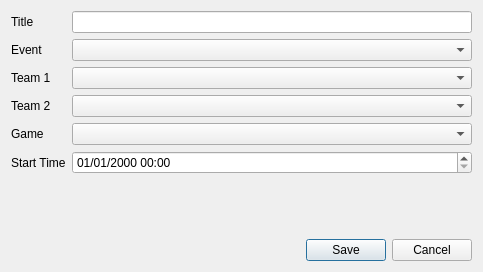
 <widget class="QDialog" name="Rundown">
  <property name="geometry">
   <rect>
    <x>0</x>
    <y>0</y>
    <width>483</width>
    <height>272</height>
   </rect>
  </property>
  <property name="windowTitle">
   <string>Rundown</string>
  </property>
  <property name="styleSheet">
   <string notr="true">/*
 * General.
 */
*::indicator
{
    background-color: rgba(55, 55, 55, 255);
    border-color: rgba(42, 42, 42, 255);
    border-style: solid;
    border-width: 1px;
}
*::indicator:checked
{
    image: url(:/Graphics/Images/CheckboxChecked.png);
}
*::menu-indicator
{
    image: url(:/Graphics/Images/ArrowDown.png);
}
*::down-arrow
{
    image: url(:/Graphics/Images/ArrowDown.png);
}
*::down-arrow:disabled
{
    image: url(:/Graphics/Images/ArrowDownDisabled.png);
}
*::down-arrow:off
{
    image: url(:/Graphics/Images/ArrowDownDisabled.png);
}
*::up-arrow
{
    image: url(:/Graphics/Images/ArrowUp.png);
}
*::up-arrow:disabled
{
    image: url(:/Graphics/Images/ArrowUpDisabled.png);
}
*::up-arrow:off
{
    image: url(:/Graphics/Images/ArrowUpDisabled.png);
}
*::left-arrow
{
    image: url(:/Graphics/Images/ArrowLeft.png);
}
*::left-arrow:disabled
{
    image: url(:/Graphics/Images/ArrowLeftDisabled.png);
}
*::left-arrow:off
{
    image: url(:/Graphics/Images/ArrowLeftDisabled.png);
}
*::right-arrow
{
    image: url(:/Graphics/Images/ArrowRight.png);
}
*::right-arrow:disabled
{
    image: url(:/Graphics/Images/ArrowRightDisabled.png);
}
*::right-arrow:off
{
    image: url(:/Graphics/Images/ArrowRightDisabled.png);
}


/*
 * QWidget
 */
QWidget
{
    alternate-background-color: rgba(55, 55, 55, 255);
    background-color: rgba(64, 64, 64, 255);
    border-color: rgba(42, 42, 42, 255);
    border-radius: 2px;
    border-style: solid;
    color: rgba(255, 255, 255, 255);
    selection-background-color: rgba(80, 80, 80, 255);
    selection-color: rgba(255, 255, 255, 255);
}
QWidget:disabled
{
    color: rgba(128, 128, 128, 255);
}

/*
 * QFrame
 */
QFrame
{
   background-color: rgba(64, 64, 64, 255);
}

QLabel
{
    background-color: transparent;
    border-radius: 0px;
}

/*
 * QCheckBox
 */
QCheckBox
{
    background-color: transparent;
}
QCheckBox::indicator
{
    background-color: rgba(55, 55, 55, 255);
    border-color: rgba(42, 42, 42, 255);
    border-style: solid;
    border-width: 1px;
}
/*QCheckBox::indicator:unchecked
{
    image: url(:/Graphics/Images/CheckboxUnchecked.png);
}
QCheckBox::indicator:unchecked:hover
{
    image: url(:/Graphics/Images/CheckboxUncheckedHover.png);
}
QCheckBox::indicator:unchecked:pressed
{
    image: url(:/Graphics/Images/CheckboxUncheckedPressed.png);
}*/
QCheckBox::indicator:checked
{
    image: url(:/Graphics/Images/CheckboxChecked.png);
}
/*QCheckBox::indicator:checked:hover
{
    image: url(:/Graphics/Images/CheckboxCheckedHover.png);
}
QCheckBox::indicator:checked:pressed
{
    image: url(:/Graphics/Images/CheckboxCheckedPressed.png);
}
QCheckBox::indicator:indeterminate:hover
{
    image: url(:/Graphics/Images/CheckboxIndeterminateHover.png);
}
QCheckBox::indicator:indeterminate:pressed
{
    image: url(:/Graphics/Images/CheckboxIndeterminatePressed.png);
}*/

/*
 * QRadioButton
 */
QRadioButton
{
    background-color: transparent;
}
QRadioButton::indicator
{
    background-color: rgba(55, 55, 55, 255);
    border-color: rgba(42, 42, 42, 255);
    border-style: solid;
    border-width: 1px;
}
/*QRadioButton::indicator::unchecked
{
    image: url(:/Graphics/Images/RadiobuttonUnchecked.png);
}
QRadioButton::indicator:unchecked:hover
{
    image: url(:/Graphics/Images/RadiobuttonUnchecked_hover.png);
}
QRadioButton::indicator:unchecked:pressed
{
    image: url(:/Graphics/Images/RadiobuttonUncheckedPressed.png);
}*/
QRadioButton::indicator::checked
{
    image: url(:/Graphics/Images/RadiobuttonChecked.png);
}
/*QRadioButton::indicator:checked:hover
{
    image: url(:/Graphics/Images/RadiobuttonCheckedHover.png);
}
QRadioButton::indicator:checked:pressed
{
    image: url(:/Graphics/Images/RadiobuttonCheckedPressed.png);
}*/

/*
 * QSplitter
 */
QSplitter::handle:vertical
{
    image: url(:/Graphics/Images/SplitterVertical.png);
}
QSplitter::handle:horizontal
{
    image: url(:/Graphics/Images/SplitterHorizontal.png);
}

/*
 * QLCDNumber
 */
QLCDNumber
{
    background-color: transparent;
    color: rgba(255, 255, 255, 255);
}

/*
 * QStatusBar
 */
QStatusBar
{
    min-height: 22px;
}

/*
 * QListView
 */
QListView
{
    background-color: rgba(55, 55, 55, 255);
    border-width: 1px;
}

/*
 * QLineEdit
 */
QLineEdit
{
    background-color: rgba(55, 55, 55, 255);
    border-width: 1px;
    min-height: 20px;
}
QLineEdit::disabled
{
    background-color: transparent;
}

/*
 * QTextEdit
 */
QTextEdit
{
    background-color: rgba(55, 55, 55, 255);
    border-width: 1px;
}
QTextEdit::disabled
{
    background-color: transparent;
}

/*
 * QPlainTextEdit
 */
QPlainTextEdit
{
    background-color: rgba(55, 55, 55, 255);
    border-width: 1px;
}
QPlainTextEdit::disabled
{
    background-color: transparent;
}

/*
 * QToolBar
 */
QToolBar
{
    border-radius: 0px;
    padding: 1px;
}
QToolBar QToolButton
{
    background-color: transparent;
    border-width: 0px;
}
QToolBar QToolButton:hover
{
    background-color: transparent;
}
QToolBar::handle:vertical
{
    margin-top: 4px;
    image: url(:/Graphics/Images/ToolbarSplitterVertical.png);
}
QToolBar::handle:horizontal
{
    margin-left: 4px;
    image: url(:/Graphics/Images/ToolbarSplitterHorizontal.png);
}


/*
 * QToolTip
 */
QToolTip
{
    font-size: 11px;
}

/*
 * QSizeGrip
 */
QSizeGrip
{
    background-color: rgba(60, 60, 60, 255);
    border-bottom-left-radius: 0px;
    border-left-width: 1px;
    border-top-right-radius: 0px;
    border-top-width: 1px;
    height: 10px;
    width: 10px;
}

/*
 * QGroupBox
 */
QGroupBox
{
    border-width: 1px;
    margin: 4px;
    padding: 2px;
}
QGroupBox::title
{
    left: 5px;
    padding: 7px;
    subcontrol-origin: border;
    top: -1.7ex;
}

/*
 * QAbstractItemView
 */
QAbstractItemView
{
    outline: 0;
}

/*
 * QTreeView
 */
QTreeView
{
    background-color: rgba(55, 55, 55, 255);
    border-width: 1px;
}
QTreeView::item:selected
{
    background-color: rgba(80, 80, 80, 255);
    color: rgba(255, 255, 255, 255);
}
QTreeView::branch
{
    background-color: transparent;
}
QTreeView::branch:closed:has-children
{
    image: url(:/Graphics/Images/ArrowRight.png);
}
QTreeView::branch:open:has-children
{
    image: url(:/Graphics/Images/ArrowDown.png);
}

/*
 * QTreeWidget
 */
QTreeWidget
{
    background-color: rgba(55, 55, 55, 255);
    border-width: 1px;
}
QTreeWidget::item:selected
{
    background-color: rgba(80, 80, 80, 255);
    color: rgba(255, 255, 255, 255);
}
QTreeWidget::branch
{
    background-color: transparent;
}
QTreeWidget::branch:closed:has-children
{
    image: url(:/Graphics/Images/ArrowRight.png);
}
QTreeWidget::branch:open:has-children
{
    image: url(:/Graphics/Images/ArrowDown.png);
}

/*
 * QTableWidget
 */
QTableWidget
{
    background-color: rgba(55, 55, 55, 255);
    border-width: 1px;
}
QTableWidget::item:selected
{
    background-color: rgba(80, 80, 80, 255);
    color: rgba(255, 255, 255, 255);
}

/*
 * QProgressBar
 */
QProgressBar
{
    background-color: rgba(55, 55, 55, 255);
    border-width: 1px;
    text-align: center;
}
QProgressBar::chunk
{
    background-color: qlineargradient(spread:pad, x1:0, y1:1, x2:0, y2:0, stop:0 rgba(60, 60, 60, 255), stop:1 rgba(80, 80, 80, 255));
}
QProgressBar::chunk:disabled
{
    background-color: transparent;
}

/*
 * QMenuBar
 */
QMenuBar
{
    /*background-color: qlineargradient(spread:pad, x1:0, y1:1, x2:0, y2:0, stop:0 rgba(60, 60, 60, 255), stop:1 rgba(80, 80, 80, 255));*/
    background-color: rgba(64, 64, 64, 255);
    border-bottom-width: 1px;
    border-radius: 0px;
}
QMenuBar::item
{
    background-color: transparent;
}
QMenuBar::item:selected
{
    background-color: rgba(60, 60, 60, 255); /* When selected using mouse or keyboard. */
    border-color: rgba(42, 42, 42, 255);
    border-style: solid;
    border-width: 1px;
}
QMenuBar::item:pressed
{
    background-color: rgba(60, 60, 60, 255);
}

/*
 * QMenu
 */
QMenu
{
    background-color: rgba(60, 60, 60, 255);
    border-radius: 0px;
    border-width: 1px;
}
QMenu::icon
{
    left: 5px;
}
QMenu::item
{
    padding-bottom: 4px;
    padding-left: 25px;
    padding-right: 19px;
    padding-top: 3px;
}
QMenu::item:selected
{
    background-color: rgba(80, 80, 80, 255);
}

/*
 * QToolBox
 */
QToolBox
{
    background-color: rgba(55, 55, 55, 255);
    border-color: rgba(42, 42, 42, 255);
    border-radius: 2px;
    border-style: solid;
    border-width: 1px;
}
QToolBox::tab
{
    background-color: qlineargradient(spread:pad, x1:0, y1:1, x2:0, y2:0, stop:0 rgba(60, 60, 60, 255), stop:1 rgba(80, 80, 80, 255));
    border-color: rgba(42, 42, 42, 255);
    border-style: solid;
    border-bottom-width: 1px;
    border-top-width: 1px;
    padding-left: 20px;
    padding-right: 20px;
 }
QToolBox::tab:first
{
    border-top-left-radius: 2px;
    border-top-right-radius: 2px;
    border-top-width: 0px;
}
QToolBox::tab:last
{
    border-bottom-left-radius: 2px;
    border-bottom-right-radius: 2px;
    border-bottom-width: 0px;
}
QToolBox::tab:only-one
{
    border-top-left-radius: 2px;
    border-top-right-radius: 2px;
    border-top-width: 0px;
}
QToolBox::tab:selected
{
    background-color: qlineargradient(spread:pad, x1:0, y1:1, x2:0, y2:0, stop:0 rgba(60, 60, 60, 255), stop:1 rgba(80, 80, 80, 255));
    border-bottom-left-radius: 0px;
    border-bottom-right-radius: 0px;
    border-bottom-width: 1px;
}
QToolBox::tab:selected:disabled
{
    background-color: transparent;
    border-bottom-left-radius: 0px;
    border-bottom-right-radius: 0px;
    border-bottom-width: 1px;
}
QToolBox::tab:!selected:hover
{
    background-color: qlineargradient(spread:pad, x1:0, y1:1, x2:0, y2:0, stop:0 rgba(60, 60, 60, 255), stop:1 rgba(90, 90, 90, 255));
}

/*
 * QPushButton
 */
QPushButton
{
    background-color: qlineargradient(spread:pad, x1:0, y1:1, x2:0, y2:0, stop:0 rgba(60, 60, 60, 255), stop:1 rgba(80, 80, 80, 255));
    border-width: 1px;
    padding-bottom: 4px;
    padding-left: 10px;
    padding-right: 10px;
    padding-top: 3px;
}
QPushButton:disabled
{
    background-color: transparent;
}
QPushButton:hover
{
    background-color: qlineargradient(spread:pad, x1:0, y1:1, x2:0, y2:0, stop:0 rgba(60, 60, 60, 255), stop:1 rgba(90, 90, 90, 255));
}
QPushButton:pressed
{
    background-color: qlineargradient(spread:pad, x1:0, y1:1, x2:0, y2:0, stop:0 rgba(60, 60, 60, 255), stop:1 rgba(90, 90, 90, 255));
}

QMessageBox QPushButton
{
    min-width: 54px;
}

QFileDialog QPushButton
{
    min-height: 12px;
}

#controller QPushButton
{
    font: 75 15pt &quot;DINPro-Bold&quot;;
    border-width: 1px;
    padding-bottom: 4px;
    padding-left: 10px;
    padding-right: 10px;
    padding-top: 3px;
}

#controller #con_scedule QPushButton { border-color: rgba(244,140,54,255); }
#controller #con_team QPushButton { border-color: rgba(31,162,244,255); }
#controller #con_player QPushButton { border-color: rgba(222,102,44,255); }
#controller #con_event QPushButton { border-color: rgba(5,105,206,255); }
#controller #con_twitter QPushButton { border-color: rgba(170,221,255,255); }

#controller #con_scedule QPushButton:checked { background-color: rgba(244,140,54,255); }
#controller #con_team QPushButton:checked { background-color: rgba(31,162,244,255); }
#controller #con_player QPushButton:checked { background-color: rgba(222,102,44,255); }
#controller #con_event QPushButton:checked { background-color: rgba(5,105,206,255); }
#controller #con_twitter QPushButton:checked { background-color: rgba(170,221,255,255); }


/*
 * QToolButton
 */
QToolButton
{
    background-color: qlineargradient(spread:pad, x1:0, y1:1, x2:0, y2:0, stop:0 rgba(60, 60, 60, 255), stop:1 rgba(80, 80, 80, 255));
    border-width: 1px;
}
QToolButton:disabled
{
    background-color: transparent;
}
QToolButton:hover
{
    background-color: qlineargradient(spread:pad, x1:0, y1:1, x2:0, y2:0, stop:0 rgba(60, 60, 60, 255), stop:1 rgba(90, 90, 90, 255));
}
QToolButton:pressed
{
    background-color: qlineargradient(spread:pad, x1:0, y1:1, x2:0, y2:0, stop:0 rgba(60, 60, 60, 255), stop:1 rgba(90, 90, 90, 255));
}
QToolButton::menu-indicator
{
    image: none;
}

/*
 * QComboBox
 */
QComboBox
{
    background-color: qlineargradient(spread:pad, x1:0, y1:1, x2:0, y2:0, stop:0 rgba(60, 60, 60, 255), stop:1 rgba(80, 80, 80, 255));
    border-width: 1px;
    min-height: 20px;
    padding-left: 5px;
}
QComboBox:disabled
{
    background-color: transparent;
}
QComboBox:hover, QComboBox::drop-down:hover
{
    background-color: qlineargradient(spread:pad, x1:0, y1:1, x2:0, y2:0, stop:0 rgba(60, 60, 60, 255), stop:1 rgba(90, 90, 90, 255));
    border-top-right-radius: 2px;
    border-bottom-right-radius: 2px;
}
QComboBox::drop-down
{
    border-left-color: rgba(42, 42, 42, 255);
    border-left-width: 1px;
    border-left-style: solid;
    border-top-width: 0px;
}
QComboBox:editable:on
{
    background-color: qlineargradient(spread:pad, x1:0, y1:1, x2:0, y2:0, stop:0 rgba(60, 60, 60, 255), stop:1 rgba(90, 90, 90, 255));
}
QComboBox:!editable:on, QComboBox::drop-down:editable:on
{
    background-color: qlineargradient(spread:pad, x1:0, y1:1, x2:0, y2:0, stop:0 rgba(60, 60, 60, 255), stop:1 rgba(90, 90, 90, 255));
}
QComboBox QAbstractItemView
{
    background-color: rgba(60, 60, 60, 255);
    border-radius: 0px;
    padding-left: 2px;
}

/*
 * QSpinBox
 */
QSpinBox
{
    background-color: rgba(55, 55, 55, 255);
    border-width: 1px;
    min-height: 20px;
    min-width: 50px;
}
QSpinBox::up-button
{
    background-color: qlineargradient(spread:pad, x1:0, y1:1, x2:0, y2:0, stop:0 rgba(60, 60, 60, 255), stop:1 rgba(80, 80, 80, 255));
    border-bottom-width: 1px;
    border-left-width: 1px;
    border-top-right-radius: 2px;
    border-color: rgba(42, 42, 42, 255);
    border-style: solid;
    subcontrol-position: top right;
}
QSpinBox::up-button:disabled
{
    background-color: transparent;
}
QSpinBox::up-button:hover
{
    background-color: qlineargradient(spread:pad, x1:0, y1:1, x2:0, y2:0, stop:0 rgba(60, 60, 60, 255), stop:1 rgba(90, 90, 90, 255));
}
QSpinBox::up-button:pressed
{
    background-color: qlineargradient(spread:pad, x1:0, y1:1, x2:0, y2:0, stop:0 rgba(60, 60, 60, 255), stop:1 rgba(90, 90, 90, 255));
}
QSpinBox::down-button
{
    background-color: qlineargradient(spread:pad, x1:0, y1:1, x2:0, y2:0, stop:0 rgba(60, 60, 60, 255), stop:1 rgba(80, 80, 80, 255));
    border-bottom-right-radius: 2px;
    border-left-width: 1px;
    border-top-width: 1px;
    border-color: rgba(42, 42, 42, 255);
    border-style: solid;
    subcontrol-position: bottom right;
}
QSpinBox::down-button:disabled
{
    background-color: transparent;
}
QSpinBox::down-button:hover
{
    background-color: qlineargradient(spread:pad, x1:0, y1:1, x2:0, y2:0, stop:0 rgba(60, 60, 60, 255), stop:1 rgba(90, 90, 90, 255));
}
QSpinBox::down-button:pressed
{
    background-color: qlineargradient(spread:pad, x1:0, y1:1, x2:0, y2:0, stop:0 rgba(60, 60, 60, 255), stop:1 rgba(90, 90, 90, 255));
}

/*
 * QDoubleSpinBox
 */
QDoubleSpinBox
{
    background-color: rgba(55, 55, 55, 255);
    border-width: 1px;
    min-height: 20px;
    min-width: 50px;
}
QDoubleSpinBox::up-button
{
    background-color: qlineargradient(spread:pad, x1:0, y1:1, x2:0, y2:0, stop:0 rgba(60, 60, 60, 255), stop:1 rgba(80, 80, 80, 255));
    border-bottom-width: 1px;
    border-left-width: 1px;
    border-top-right-radius: 2px;
    border-color: rgba(42, 42, 42, 255);
    border-style: solid;
    subcontrol-position: top right;
}
QDoubleSpinBox::up-button:disabled
{
    background-color: transparent;
}
QDoubleSpinBox::up-button:hover
{
    background-color: qlineargradient(spread:pad, x1:0, y1:1, x2:0, y2:0, stop:0 rgba(60, 60, 60, 255), stop:1 rgba(90, 90, 90, 255));
}
QDoubleSpinBox::up-button:pressed
{
    background-color: qlineargradient(spread:pad, x1:0, y1:1, x2:0, y2:0, stop:0 rgba(60, 60, 60, 255), stop:1 rgba(90, 90, 90, 255));
}
QDoubleSpinBox::down-button
{
    background-color: qlineargradient(spread:pad, x1:0, y1:1, x2:0, y2:0, stop:0 rgba(60, 60, 60, 255), stop:1 rgba(80, 80, 80, 255));
    border-bottom-right-radius: 2px;
    border-left-width: 1px;
    border-top-width: 1px;
    border-color: rgba(42, 42, 42, 255);
    border-style: solid;
    subcontrol-position: bottom right;
}
QDoubleSpinBox::down-button:disabled
{
    background-color: transparent;
}
QDoubleSpinBox::down-button:hover
{
    background-color: qlineargradient(spread:pad, x1:0, y1:1, x2:0, y2:0, stop:0 rgba(60, 60, 60, 255), stop:1 rgba(90, 90, 90, 255));
}
QDoubleSpinBox::down-button:pressed
{
    background-color: qlineargradient(spread:pad, x1:0, y1:1, x2:0, y2:0, stop:0 rgba(60, 60, 60, 255), stop:1 rgba(90, 90, 90, 255));
}

/*
 * QDateEdit
 */
QDateEdit
{
    background-color: rgba(55, 55, 55, 255);
    border-width: 1px;
    min-height: 20px;
    min-width: 50px;
}
QDateEdit::up-button
{
    background-color: qlineargradient(spread:pad, x1:0, y1:1, x2:0, y2:0, stop:0 rgba(60, 60, 60, 255), stop:1 rgba(80, 80, 80, 255));
    border-bottom-width: 1px;
    border-left-width: 1px;
    border-top-right-radius: 2px;
    border-color: rgba(42, 42, 42, 255);
    border-style: solid;
    subcontrol-position: top right;
}
QDateEdit::up-button:disabled
{
    background-color: transparent;
}
QDateEdit::up-button:hover
{
    background-color: qlineargradient(spread:pad, x1:0, y1:1, x2:0, y2:0, stop:0 rgba(60, 60, 60, 255), stop:1 rgba(90, 90, 90, 255));
}
QDateEdit::up-button:pressed
{
    background-color: qlineargradient(spread:pad, x1:0, y1:1, x2:0, y2:0, stop:0 rgba(60, 60, 60, 255), stop:1 rgba(90, 90, 90, 255));
}
QDateEdit::down-button
{
    background-color: qlineargradient(spread:pad, x1:0, y1:1, x2:0, y2:0, stop:0 rgba(60, 60, 60, 255), stop:1 rgba(80, 80, 80, 255));
    border-bottom-right-radius: 2px;
    border-left-width: 1px;
    border-top-width: 1px;
    border-color: rgba(42, 42, 42, 255);
    border-style: solid;
    subcontrol-position: bottom right;
}
QDateEdit::down-button:disabled
{
    background-color: transparent;
}
QDateEdit::down-button:hover
{
    background-color: qlineargradient(spread:pad, x1:0, y1:1, x2:0, y2:0, stop:0 rgba(60, 60, 60, 255), stop:1 rgba(90, 90, 90, 255));
}
QDateEdit::down-button:pressed
{
    background-color: qlineargradient(spread:pad, x1:0, y1:1, x2:0, y2:0, stop:0 rgba(60, 60, 60, 255), stop:1 rgba(90, 90, 90, 255));
}

/*
 * QTimeEdit
 */
QTimeEdit
{
    background-color: rgba(55, 55, 55, 255);
    border-width: 1px;
    min-height: 20px;
    min-width: 50px;
}
QTimeEdit::up-button
{
    background-color: qlineargradient(spread:pad, x1:0, y1:1, x2:0, y2:0, stop:0 rgba(60, 60, 60, 255), stop:1 rgba(80, 80, 80, 255));
    border-bottom-width: 1px;
    border-left-width: 1px;
    border-top-right-radius: 2px;
    border-color: rgba(42, 42, 42, 255);
    border-style: solid;
    subcontrol-position: top right;
}
QTimeEdit::up-button:disabled
{
    background-color: transparent;
}
QTimeEdit::up-button:hover
{
    background-color: qlineargradient(spread:pad, x1:0, y1:1, x2:0, y2:0, stop:0 rgba(60, 60, 60, 255), stop:1 rgba(90, 90, 90, 255));
}
QTimeEdit::up-button:pressed
{
    background-color: qlineargradient(spread:pad, x1:0, y1:1, x2:0, y2:0, stop:0 rgba(60, 60, 60, 255), stop:1 rgba(90, 90, 90, 255));
}
QTimeEdit::down-button
{
    background-color: qlineargradient(spread:pad, x1:0, y1:1, x2:0, y2:0, stop:0 rgba(60, 60, 60, 255), stop:1 rgba(80, 80, 80, 255));
    border-bottom-right-radius: 2px;
    border-left-width: 1px;
    border-top-width: 1px;
    border-color: rgba(42, 42, 42, 255);
    border-style: solid;
    subcontrol-position: bottom right;
}
QTimeEdit::down-button:disabled
{
    background-color: transparent;
}
QTimeEdit::down-button:hover
{
    background-color: qlineargradient(spread:pad, x1:0, y1:1, x2:0, y2:0, stop:0 rgba(60, 60, 60, 255), stop:1 rgba(90, 90, 90, 255));
}
QTimeEdit::down-button:pressed
{
    background-color: qlineargradient(spread:pad, x1:0, y1:1, x2:0, y2:0, stop:0 rgba(60, 60, 60, 255), stop:1 rgba(90, 90, 90, 255));
}

/*
 * QDateTimeEdit
 */
QDateTimeEdit
{
    background-color: rgba(55, 55, 55, 255);
    border-width: 1px;
    min-height: 20px;
    min-width: 50px;
}
QDateTimeEdit::up-button
{
    background-color: qlineargradient(spread:pad, x1:0, y1:1, x2:0, y2:0, stop:0 rgba(60, 60, 60, 255), stop:1 rgba(80, 80, 80, 255));
    border-bottom-width: 1px;
    border-left-width: 1px;
    border-top-right-radius: 2px;
    border-color: rgba(42, 42, 42, 255);
    border-style: solid;
    subcontrol-position: top right;
}
QDateTimeEdit::up-button:disabled
{
    background-color: transparent;
}
QDateTimeEdit::up-button:hover
{
    background-color: qlineargradient(spread:pad, x1:0, y1:1, x2:0, y2:0, stop:0 rgba(60, 60, 60, 255), stop:1 rgba(90, 90, 90, 255));
}
QDateTimeEdit::up-button:pressed
{
    background-color: qlineargradient(spread:pad, x1:0, y1:1, x2:0, y2:0, stop:0 rgba(60, 60, 60, 255), stop:1 rgba(90, 90, 90, 255));
}
QDateTimeEdit::down-button
{
    background-color: qlineargradient(spread:pad, x1:0, y1:1, x2:0, y2:0, stop:0 rgba(60, 60, 60, 255), stop:1 rgba(80, 80, 80, 255));
    border-bottom-right-radius: 2px;
    border-left-width: 1px;
    border-top-width: 1px;
    border-color: rgba(42, 42, 42, 255);
    border-style: solid;
    subcontrol-position: bottom right;
}
QDateTimeEdit::down-button:disabled
{
    background-color: transparent;
}
QDateTimeEdit::down-button:hover
{
    background-color: qlineargradient(spread:pad, x1:0, y1:1, x2:0, y2:0, stop:0 rgba(60, 60, 60, 255), stop:1 rgba(90, 90, 90, 255));
}
QDateTimeEdit::down-button:pressed
{
    background-color: qlineargradient(spread:pad, x1:0, y1:1, x2:0, y2:0, stop:0 rgba(60, 60, 60, 255), stop:1 rgba(90, 90, 90, 255));
}

/*
 * QTabWidget / QTabBar
 */
QTabWidget::pane
{
    border-color: rgba(42, 42, 42, 255);
    border-radius: 2px;
    border-style: solid;
    border-width: 1px;
    position: absolute;
    top: -1px;
}
QTabWidget::tab-bar
{
    left: 0px;
}
QTabBar
{
    background-color: transparent;
}
QTabBar::tab
{
    background-color: qlineargradient(spread:pad, x1:0, y1:1, x2:0, y2:0, stop:0 rgba(60, 60, 60, 255), stop:1 rgba(80, 80, 80, 255));
    border-color: rgba(42, 42, 42, 255);
    border-style: solid;
    border-top-left-radius: 2px;
    border-top-right-radius: 2px;
    border-width: 1px;
    padding-bottom: 3px;
    padding-left: 20px;
    padding-right: 20px;
    padding-top: 3px;
    margin-left: -1px;
    min-height: 16px;
}
QTabBar::tab:only-one
{
    margin: 0; /* If there is only one tab, we don't want overlapping margins. */
}
QTabBar::tab:first
{
    margin-left: 0; /* The first selected tab has nothing to overlap on the left. */
}
QTabBar::tab:selected
{
    background-color: qlineargradient(spread:pad, x1:0, y1:1, x2:0, y2:0, stop:0 rgba(60, 60, 60, 255), stop:1 rgba(90, 90, 90, 255));
    border-bottom-width: 0px;
    padding-bottom: 4px;
}
QTabBar::tab:selected:disabled
{
    background-color: transparent;
    border-bottom-width: 0px;
}
QTabBar::tab:!selected:hover
{
    background-color: qlineargradient(spread:pad, x1:0, y1:1, x2:0, y2:0, stop:0 rgba(60, 60, 60, 255), stop:1 rgba(90, 90, 90, 255));
}
QTabBar::close-button
{
    image: url(:/Graphics/Images/Close.png);
}
QTabBar::close-button:hover
{
    image: url(:/Graphics/Images/CloseHover.png);
}
QTabBar QToolButton
{
    border-color: rgba(42, 42, 42, 255);
    border-radius: 2px;
    border-style: solid;
    border-width: 1px;
}

/*
 * QHeaderView
 */
QHeaderView::section
{
    background-color: qlineargradient(spread:pad, x1:0, y1:1, x2:0, y2:0, stop:0 rgba(60, 60, 60, 255), stop:1 rgba(80, 80, 80, 255));
    border-color: rgba(42, 42, 42, 255);
    border-bottom-width: 1px;
    border-right-width: 1px;
    border-style: solid;
    min-height: 14px;
    padding: 4px;
}
QHeaderView::section:disabled
{
    background-color: transparent;
}
QHeaderView::section:first
{
    border-top-left-radius: 2px;
}
QHeaderView::section:last
{
    border-right-width: 0px; /* The last header section has no border to the right. */
    border-top-right-radius: 2px;
}
QHeaderView::section:only-one
{
    border-right-width: 0px; /* The is only one header section with no border to the right. */
    border-top-left-radius: 2px;
    border-top-right-radius: 2px;
}
QHeaderView::section:hover
{
    background-color: qlineargradient(spread:pad, x1:0, y1:1, x2:0, y2:0, stop:0 rgba(60, 60, 60, 255), stop:1 rgba(90, 90, 90, 255));
}
QHeaderView::section:pressed
{
    background-color: qlineargradient(spread:pad, x1:0, y1:1, x2:0, y2:0, stop:0 rgba(60, 60, 60, 255), stop:1 rgba(90, 90, 90, 255));
}

/*
 * QScrollBar
 */
QScrollBar:horizontal
{
    background-color: qlineargradient(spread:pad, x1:0, y1:1, x2:0, y2:0, stop:0 rgba(55, 55, 55, 255), stop:1 rgba(42, 42, 42, 255));
    height: 12px;
}
QScrollBar::handle:horizontal
{
    background-color: qlineargradient(spread:pad, x1:0, y1:1, x2:0, y2:0, stop:0 rgba(60, 60, 60, 255), stop:1 rgba(80, 80, 80, 255));
    border-color: rgba(42, 42, 42, 255);
    border-style: solid;
    border-top-width: 1px;
    border-left-width: 1px;
    border-radius: 6px;
    border-right-width: 1px;
    min-width: 21px;
}
QScrollBar::add-line:horizontal
{
    border-width: 0px;
}
QScrollBar::sub-line:horizontal
{
    border-width: 0px;
}
QScrollBar:left-arrow:horizontal
{
    image: none;
}
QScrollBar::right-arrow:horizontal
{
    image: none;
}
QScrollBar::add-page:horizontal
{
    border-color: rgba(42, 42, 42, 255);
    border-style: solid;
    border-top-width: 1px;
}
QScrollBar::sub-page:horizontal
{
    border-color: rgba(42, 42, 42, 255);
    border-style: solid;
    border-top-width: 1px;
}
QScrollBar:vertical
{
    background-color: qlineargradient(spread:pad, x1:0, y1:0, x2:1, y2:0, stop:0 rgba(42, 42, 42, 255), stop:1 rgba(55, 55, 55, 255));
    width: 12px;
}
QScrollBar::handle:vertical
{
    background-color: qlineargradient(spread:pad, x1:0, y1:0, x2:1, y2:0, stop:0 rgba(80, 80, 80, 255), stop:1 rgba(60, 60, 60, 255));
    border-color: rgba(42, 42, 42, 255);
    border-style: solid;
    border-top-width: 1px;
    border-left-width: 1px;
    border-bottom-width: 1px;
    border-radius: 6px;
    min-height: 21px;
}
QScrollBar::add-line:vertical
{
    border-width: 0px;
}
QScrollBar::sub-line:vertical
{
    border-width: 0px;
}
QScrollBar:up-arrow:vertical
{
    image: none;
}
QScrollBar::down-arrow:vertical
{
    image: none;
}
QScrollBar::add-page:vertical
{
    border-color: rgba(42, 42, 42, 255);
    border-left-width: 1px;
    border-style: solid;
}
QScrollBar::sub-page:vertical
{
    border-color: rgba(42, 42, 42, 255);
    border-left-width: 1px;
    border-style: solid;
}

/*
 * QSlider
 */
 QSlider
 {
     background-color: transparent;
 }
QSlider::groove
{
    background-color: rgba(55, 55, 55, 255);
    border-color: rgba(42, 42, 42, 255);
    border-radius: 2px;
    border-style: solid;
    border-width: 1px;
}
QSlider::sub-page
{
    background-color: rgba(55, 55, 55, 255);
    border-color: rgba(42, 42, 42, 255);
    border-radius: 2px;
    border-style: solid;
    border-width: 1px;
}
QSlider::add-page
{
    background-color: rgba(55, 55, 55, 255);
    border-color: rgba(42, 42, 42, 255);
    border-radius: 2px;
    border-style: solid;
    border-width: 1px;
}
QSlider::handle
{
    background-color: qlineargradient(spread:pad, x1:0, y1:1, x2:0, y2:0, stop:0 rgba(60, 60, 60, 255), stop:1 rgba(80, 80, 80, 255));
    border-color: rgba(42, 42, 42, 255);
    border-radius: 0px;
    border-style: solid;
    border-width: 1px;
}
QSlider::handle:hover
{
    background-color: qlineargradient(spread:pad, x1:0, y1:1, x2:0, y2:0, stop:0 rgba(60, 60, 60, 255), stop:1 rgba(90, 90, 90, 255));
}
QSlider::handle:pressed
{
    background-color: qlineargradient(spread:pad, x1:0, y1:1, x2:0, y2:0, stop:0 rgba(60, 60, 60, 255), stop:1 rgba(90, 90, 90, 255));
}
QSlider::handle:disabled
{
    background-color: transparent;
}
QSlider::groove:vertical
{
    width: 3px;
}
QSlider::sub-page:vertical
{
    width: 6px;
}
QSlider::add-page:vertical
{
    width: 6px;
}
QSlider::handle:vertical
{
    height: 6px;
    margin-left: -6px;
    margin-right: -6px;
}
QSlider::groove:horizontal
{
    height: 3px;
}
QSlider::sub-page:horizontal
{
    height: 6px;
}
QSlider::add-page:horizontal
{
    height: 6px;
}
QSlider::handle:horizontal
{
    width: 6px;
    margin-top: -6px;
    margin-bottom: -6px;
}
</string>
  </property>
  <layout class="QVBoxLayout" name="verticalLayout">
   <item>
    <widget class="QWidget" name="widget" native="true">
     <layout class="QFormLayout" name="formLayout">
      <property name="fieldGrowthPolicy">
       <enum>QFormLayout::AllNonFixedFieldsGrow</enum>
      </property>
      <property name="margin">
       <number>0</number>
      </property>
      <item row="1" column="0">
       <widget class="QLabel" name="label">
        <property name="text">
         <string>Event</string>
        </property>
       </widget>
      </item>
      <item row="1" column="1">
       <widget class="QComboBox" name="event"/>
      </item>
      <item row="2" column="0">
       <widget class="QLabel" name="label_3">
        <property name="text">
         <string>Team 1</string>
        </property>
       </widget>
      </item>
      <item row="2" column="1">
       <widget class="QComboBox" name="team1"/>
      </item>
      <item row="3" column="0">
       <widget class="QLabel" name="label_2">
        <property name="text">
         <string>Team 2</string>
        </property>
       </widget>
      </item>
      <item row="3" column="1">
       <widget class="QComboBox" name="team2"/>
      </item>
      <item row="4" column="0">
       <widget class="QLabel" name="label_4">
        <property name="text">
         <string>Game</string>
        </property>
       </widget>
      </item>
      <item row="4" column="1">
       <widget class="QComboBox" name="game"/>
      </item>
      <item row="5" column="0">
       <widget class="QLabel" name="label_5">
        <property name="text">
         <string>Start Time</string>
        </property>
       </widget>
      </item>
      <item row="5" column="1">
       <widget class="QDateTimeEdit" name="start">
        <property name="displayFormat">
         <string>dd/MM/yyyy HH:mm</string>
        </property>
        <property name="calendarPopup">
         <bool>false</bool>
        </property>
       </widget>
      </item>
      <item row="0" column="0">
       <widget class="QLabel" name="label_6">
        <property name="text">
         <string>Title</string>
        </property>
       </widget>
      </item>
      <item row="0" column="1">
       <widget class="QLineEdit" name="title"/>
      </item>
     </layout>
    </widget>
   </item>
   <item>
    <widget class="QDialogButtonBox" name="buttonBox">
     <property name="orientation">
      <enum>Qt::Horizontal</enum>
     </property>
     <property name="standardButtons">
      <set>QDialogButtonBox::Cancel|QDialogButtonBox::Save</set>
     </property>
     <property name="centerButtons">
      <bool>false</bool>
     </property>
    </widget>
   </item>
  </layout>
 </widget>
